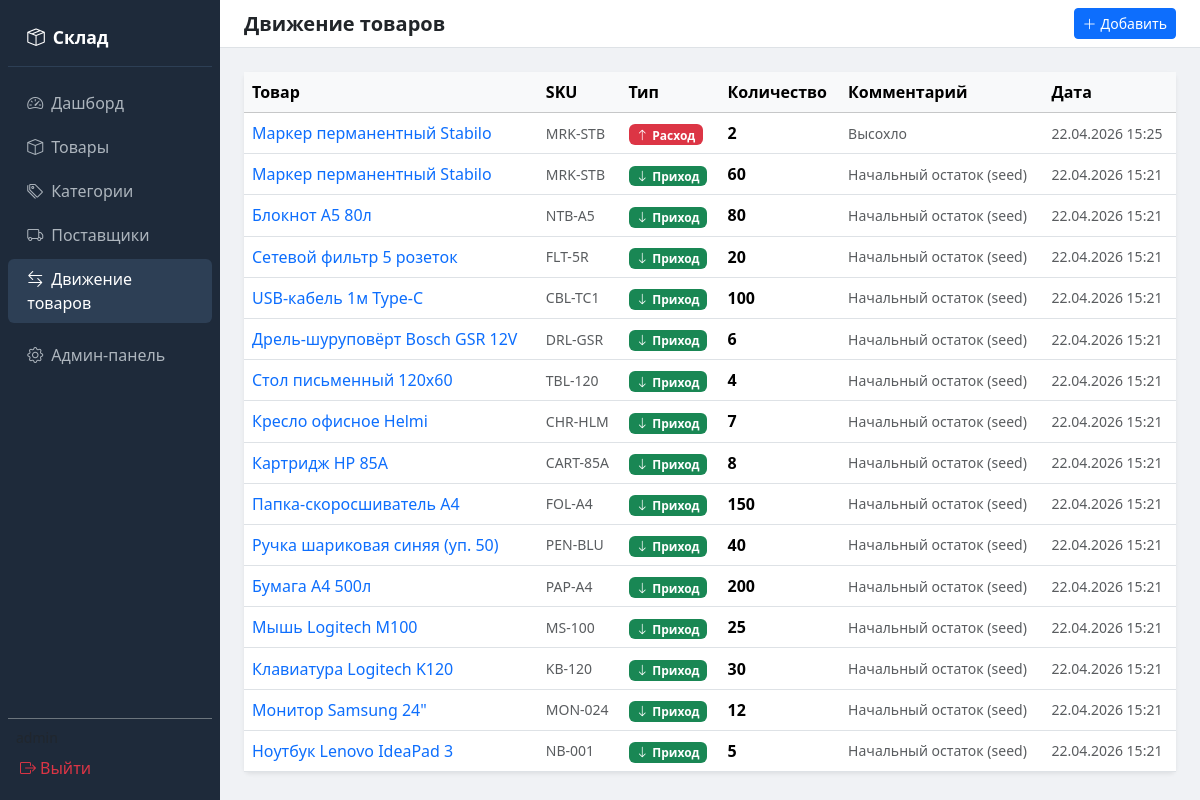
The page /movements/ (signed in) on the database its author committed.
### inventory/models.py (models this page shows, shortened)
class StockMovement(models.Model):
    product = models.ForeignKey(
        Product, on_delete=models.CASCADE,
        related_name="movements", verbose_name="Товар"
    )
    movement_type = models.CharField(
        max_length=10, choices=MOVEMENT_TYPES, verbose_name="Тип движения"
    )
    quantity = models.IntegerField(verbose_name="Количество")
    comment = models.TextField(blank=True, verbose_name="Комментарий")
    created_at = models.DateTimeField(auto_now_add=True, verbose_name="Дата/время")
    class Meta:
        verbose_name = "Движение товара"
        verbose_name_plural = "Движения товаров"
        ordering = ["-created_at"]

class Product(models.Model):
    name = models.CharField(max_length=200, verbose_name="Название товара")
    sku = models.CharField(max_length=50, unique=True, verbose_name="Артикул (SKU)")
    description = models.TextField(blank=True, null=True, verbose_name="Описание")
    price = models.FloatField(default=0.0, verbose_name="Цена (₽)")
    quantity = models.IntegerField(default=0, verbose_name="Количество на складе")
    min_quantity = models.IntegerField(default=0, verbose_name="Минимальный остаток")
    category = models.ForeignKey(
        Category, on_delete=models.SET_NULL, null=True, blank=True,
        related_name="products", verbose_name="Категория"
    )
    supplier = models.ForeignKey(
        Supplier, on_delete=models.SET_NULL, null=True, blank=True,
        related_name="products", verbose_name="Поставщик"
    )
    created_at = models.DateTimeField(auto_now_add=True, verbose_name="Создано")
    updated_at = models.DateTimeField(auto_now=True, verbose_name="Обновлено")
    class Meta:
        verbose_name = "Товар"
        verbose_name_plural = "Товары"
        ordering = ["name"]

### inventory/views.py (the view)
# urls.py: path("movements/", views.movement_list, name="movement_list"),
@login_required
def movement_list(request):
    movements = StockMovement.objects.select_related("product").order_by("-created_at")
    return render(request, "inventory/movement_list.html", {"movements": movements})

### inventory/templates/inventory/movement_list.html (shortened to what this page needs)
{% extends "inventory/base.html" %}
{% block page_title %}Движение товаров{% endblock %}
{% block header_actions %}
<a href="{% url 'movement_create' %}" class="btn btn-primary btn-sm"><i class="bi bi-plus-lg me-1"></i>Добавить</a>
{% endblock %}
{% block content %}
<div class="card border-0 shadow-sm">
    <div class="card-body p-0">
        <table class="table table-hover align-middle mb-0">
            <thead class="table-light">
                <tr><th>Товар</th><th>SKU</th><th>Тип</th><th>Количество</th><th>Комментарий</th><th>Дата</th></tr>
            </thead>
            <tbody>
            {% for mv in movements %}
            <tr>
                <td><a href="{% url 'product_detail' mv.product.pk %}" class="text-decoration-none">{{ mv.product.name|truncatechars:40 }}</a></td>
                <td class="text-muted small">{{ mv.product.sku }}</td>
                <td>
                    {% if mv.movement_type == 'in' %}
                        <span class="badge bg-success"><i class="bi bi-arrow-down me-1"></i>Приход</span>
                    {% elif mv.movement_type == 'out' %}
                        <span class="badge bg-danger"><i class="bi bi-arrow-up me-1"></i>Расход</span>
                    {% else %}
                        <span class="badge bg-secondary"><i class="bi bi-pencil me-1"></i>Корректировка</span>
                    {% endif %}
                </td>
                <td class="fw-semibold">{{ mv.quantity }}</td>
                <td class="small text-muted">{{ mv.comment|default:"—"|truncatechars:50 }}</td>
                <td class="small text-muted">{{ mv.created_at|date:"d.m.Y H:i" }}</td>
            </tr>
            {% empty %}
            <tr><td colspan="6" class="text-center text-muted py-4">Движений нет</td></tr>
            {% endfor %}
            </tbody>
        </table>
    </div>
</div>
{% endblock %}

### inventory/templates/inventory/base.html (style rules this page uses)
body { background: #f0f2f5; }

### rows shown on the page
StockMovement: product.name "Маркер перманентный Stabilo", product.sku "MRK-STB", movement_type "out" (drawn), quantity "2", comment "Высохло", created_at "22.04.2026 15:25"
StockMovement: product.name "Маркер перманентный Stabilo", product.sku "MRK-STB", movement_type "in" (drawn), quantity "60", comment "Начальный остаток (seed)", created_at "22.04.2026 15:21"
StockMovement: product.name "Блокнот А5 80л", product.sku "NTB-A5", movement_type "in" (drawn), quantity "80", comment "Начальный остаток (seed)", created_at "22.04.2026 15:21"
StockMovement: product.name "Сетевой фильтр 5 розеток", product.sku "FLT-5R", movement_type "in" (drawn), quantity "20", comment "Начальный остаток (seed)", created_at "22.04.2026 15:21"
StockMovement: product.name "USB-кабель 1м Type-C", product.sku "CBL-TC1", movement_type "in" (drawn), quantity "100", comment "Начальный остаток (seed)", created_at "22.04.2026 15:21"
StockMovement: product.name "Дрель-шуруповёрт Bosch GSR 12V", product.sku "DRL-GSR", movement_type "in" (drawn), quantity "6", comment "Начальный остаток (seed)", created_at "22.04.2026 15:21"
StockMovement: product.name "Стол письменный 120x60", product.sku "TBL-120", movement_type "in" (drawn), quantity "4", comment "Начальный остаток (seed)", created_at "22.04.2026 15:21"
StockMovement: product.name "Кресло офисное Helmi", product.sku "CHR-HLM", movement_type "in" (drawn), quantity "7", comment "Начальный остаток (seed)", created_at "22.04.2026 15:21"
StockMovement: product.name "Картридж HP 85A", product.sku "CART-85A", movement_type "in" (drawn), quantity "8", comment "Начальный остаток (seed)", created_at "22.04.2026 15:21"
StockMovement: product.name "Папка-скоросшиватель А4", product.sku "FOL-A4", movement_type "in" (drawn), quantity "150", comment "Начальный остаток (seed)", created_at "22.04.2026 15:21"
StockMovement: product.name "Ручка шариковая синяя (уп. 50)", product.sku "PEN-BLU", movement_type "in" (drawn), quantity "40", comment "Начальный остаток (seed)", created_at "22.04.2026 15:21"
StockMovement: product.name "Бумага A4 500л", product.sku "PAP-A4", movement_type "in" (drawn), quantity "200", comment "Начальный остаток (seed)", created_at "22.04.2026 15:21"
StockMovement: product.name "Мышь Logitech M100", product.sku "MS-100", movement_type "in" (drawn), quantity "25", comment "Начальный остаток (seed)", created_at "22.04.2026 15:21"
StockMovement: product.name "Клавиатура Logitech K120", product.sku "KB-120", movement_type "in" (drawn), quantity "30", comment "Начальный остаток (seed)", created_at "22.04.2026 15:21"
StockMovement: product.name "Монитор Samsung 24\"", product.sku "MON-024", movement_type "in" (drawn), quantity "12", comment "Начальный остаток (seed)", created_at "22.04.2026 15:21"
StockMovement: product.name "Ноутбук Lenovo IdeaPad 3", product.sku "NB-001", movement_type "in" (drawn), quantity "5", comment "Начальный остаток (seed)", created_at "22.04.2026 15:21"
